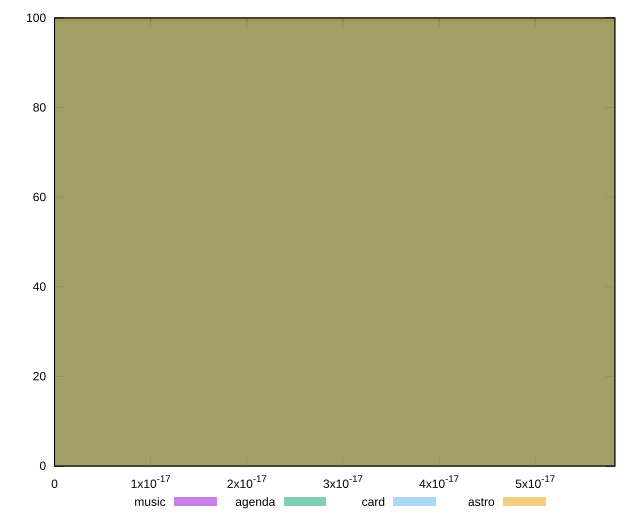

Here is the gnuplot script that generated this plot:
reset

$music <<EOF
0 100
EOF

$agenda <<EOF
0 100
EOF

$card <<EOF
0 99
EOF

$astro <<EOF
0 100
EOF

set key outside below
set boxwidth 1e-12
set xrange [0:5.828670879282072e-17]
set yrange [0:100]
set trange [0:100]
set style fill transparent solid 0.5 noborder
set terminal svg size 640, 520 enhanced background rgb 'white'
set output "reports/report_00027_2021-02-24T12-40-31.850Z/meta/score-difference/comparison/histogram/all_raw.svg"

plot $music title "music" with boxes, \
     $agenda title "agenda" with boxes, \
     $card title "card" with boxes, \
     $astro title "astro" with boxes

reset
